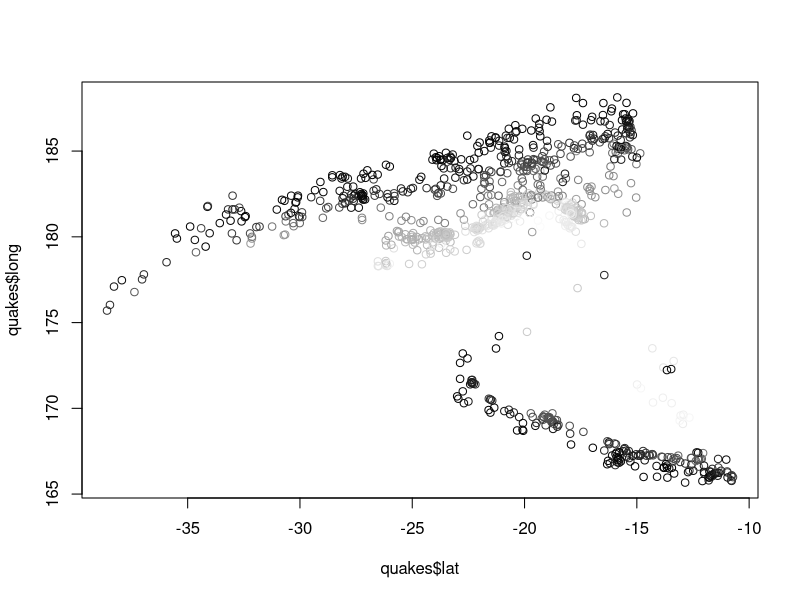
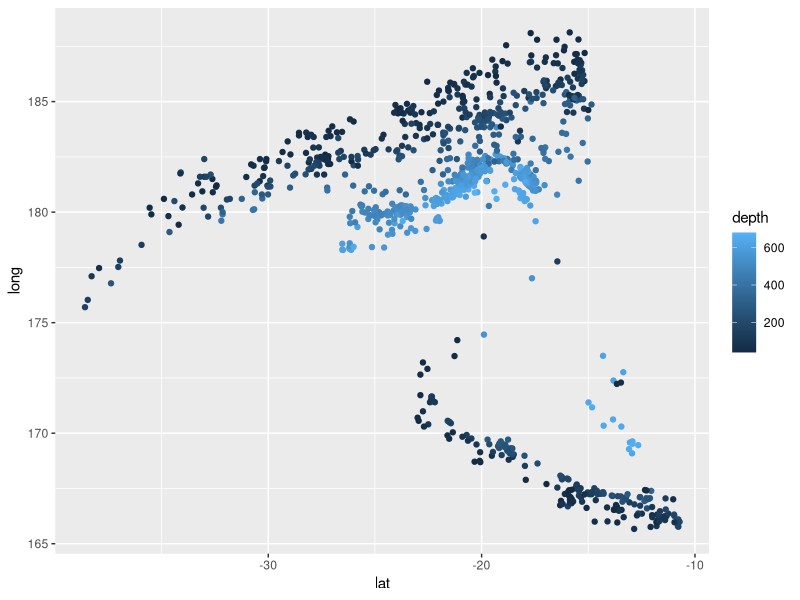
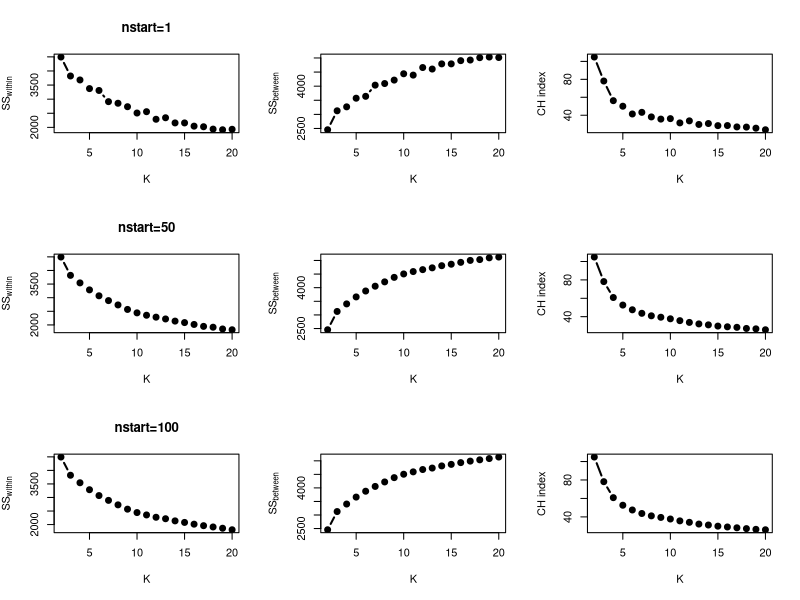
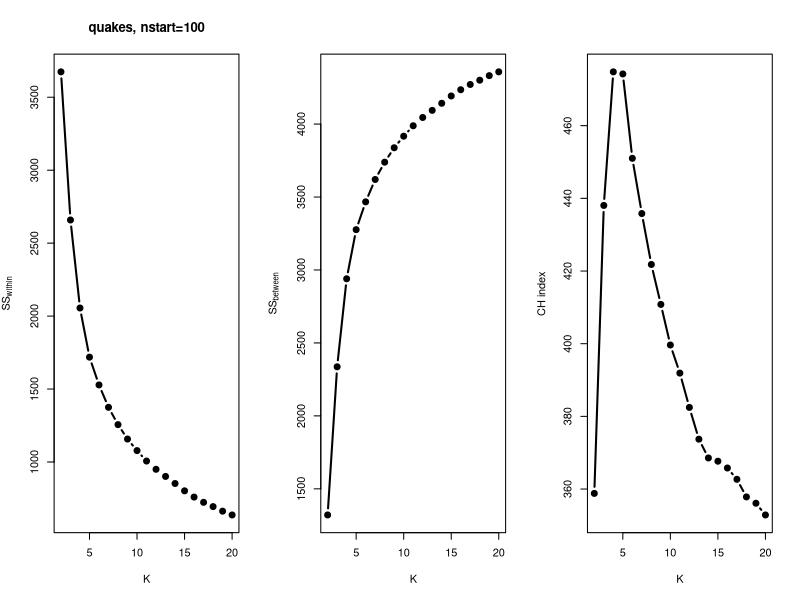
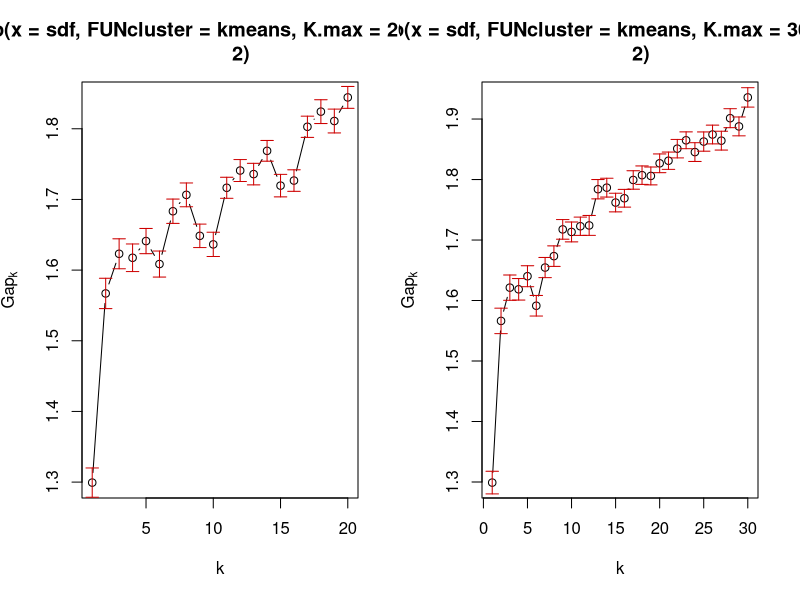
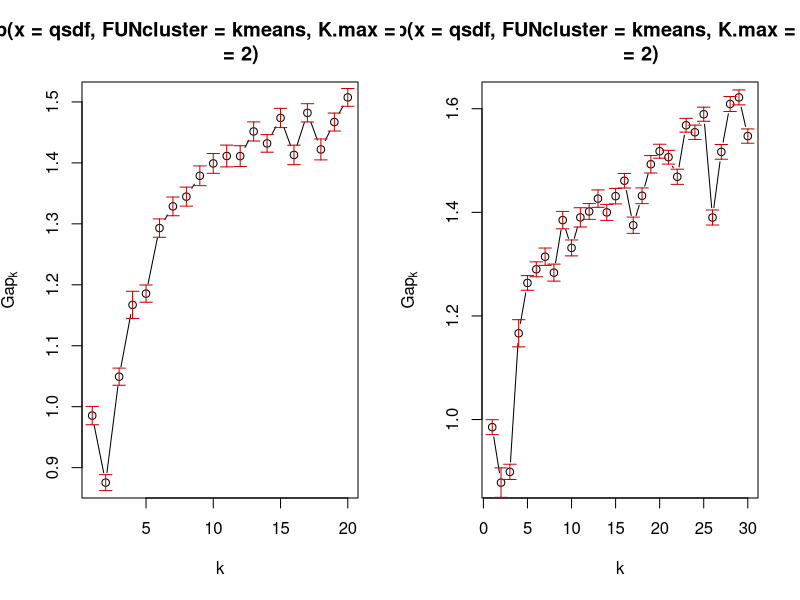
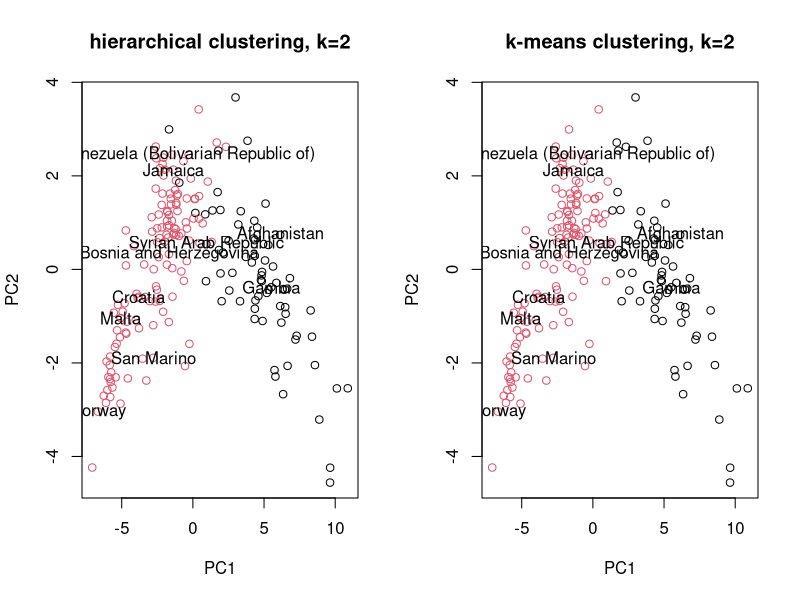
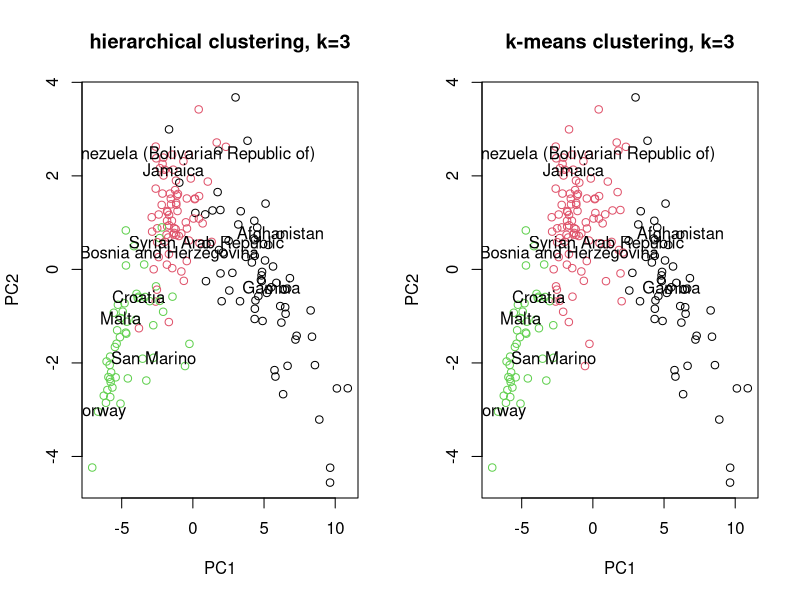

Reproduce these figures in R, in order.
## ---- chunk 1
library(ggplot2)
library(cluster)
knitr::opts_chunk$set(echo = TRUE)
## ---- chunk 2
clr <- gray((quakes$depth-min(quakes$depth))/as.vector(range(quakes$depth)%*%c(-1,1)))
plot(quakes$lat,quakes$long,col=clr)
## ---- chunk 3
ggplot(quakes,aes(x=lat,y=long,colour=depth))+geom_point()
## ---- chunk 4
head(quakes)
## ---- chunk 5
#read and preview data
df = read.delim("whs2018_AnnexB-subset-wo-NAs.txt", header = TRUE, sep = "\t")
head(df)
#scale data
sdf = data.frame(scale(df))
head(sdf)
## ---- chunk 6
#double check scale
test = df$TotalPopulation
((test - mean(test))/sd(test))[1:6]
## ---- chunk 7
#mean(sdf)
#sd(sdf)
min(sdf)
max(sdf)
## ---- chunk 8
op=par(mfrow=c(3,3))

#CH Index
chidx=numeric(20)
w=numeric(20)
b=numeric(20)
for ( k in 2:20 ) {
  kf=kmeans(sdf, k,nstart =1)
  chidx[k] = (kf$betweenss /(k - 1))/(kf$tot.withinss/(nrow(df) - k))
  w[k]=kf$tot.withinss
  b[k]=kf$betweenss
}
plot(2:20,w[-1],type="b",lwd=2,pch=19,xlab="K", ylab=expression(SS[within]),main="nstart=1")
plot(2:20,b[-1],type="b", lwd =2, pch =19, xlab ="K", ylab=expression(SS[between]))
plot(2:20,chidx[-1],type="b", lwd =2, pch =19, xlab ="K",ylab="CH index")

#CH Index
chidx=numeric(20)
w=numeric(20)
b=numeric(20)
for ( k in 2:20 ) {
  kf=kmeans(sdf, k,nstart =50)
  chidx[k] = (kf$betweenss /(k - 1))/(kf$tot.withinss/(nrow(df) - k))
  w[k]=kf$tot.withinss
  b[k]=kf$betweenss
}
plot(2:20,w[-1],type="b",lwd=2,pch=19,xlab="K", ylab=expression(SS[within]),main="nstart=50")
plot(2:20,b[-1],type="b", lwd =2, pch =19, xlab ="K", ylab=expression(SS[between]))
plot(2:20,chidx[-1],type="b", lwd =2, pch =19, xlab ="K",ylab="CH index")

#CH Index
chidx=numeric(20)
w=numeric(20)
b=numeric(20)
for ( k in 2:20 ) {
  kf=kmeans(sdf, k,nstart =100)
  chidx[k] = (kf$betweenss /(k - 1))/(kf$tot.withinss/(nrow(df) - k))
  w[k]=kf$tot.withinss
  b[k]=kf$betweenss
}
plot(2:20,w[-1],type="b",lwd=2,pch=19,xlab="K", ylab=expression(SS[within]),main="nstart=100")
plot(2:20,b[-1],type="b", lwd =2, pch =19, xlab ="K", ylab=expression(SS[between]))
plot(2:20,chidx[-1],type="b", lwd =2, pch =19, xlab ="K",ylab="CH index")

par(op)
## ---- chunk 9
#quakes data
op=par(mfrow=c(1,3))
#CH Index
qsdf = data.frame(scale(quakes))
chidx=numeric(20)
w=numeric(20)
b=numeric(20)
for ( k in 2:20 ) {
  kf=kmeans(qsdf, k,nstart =100)
  chidx[k] = (kf$betweenss /(k - 1))/(kf$tot.withinss/(nrow(qsdf) - k))
  w[k]=kf$tot.withinss
  b[k]=kf$betweenss
}
plot(2:20,w[-1],type="b",lwd=2,pch=19,xlab="K", ylab=expression(SS[within]),main="quakes, nstart=100")
plot(2:20,b[-1],type="b", lwd =2, pch =19, xlab ="K", ylab=expression(SS[between]))
plot(2:20,chidx[-1],type="b", lwd =2, pch =19, xlab ="K",ylab="CH index")
par(op)
## ---- chunk 10
op=par(mfrow=c(1,2))
plot(clusGap(sdf,kmeans,20,d.power=2))
plot(clusGap(sdf,kmeans,30,d.power=2))
par(op)
## ---- chunk 11
op=par(mfrow=c(1,2))
plot(clusGap(qsdf,kmeans,20,d.power=2))
plot(clusGap(qsdf,kmeans,30,d.power=2))
par(op)
## ---- chunk 12
matrix.sort = function(m) {
  require(clue)
  p = solve_LSAP(m, maximum=T) # find the permutation
  m[, p] # and apply it
}

con.table = function(df,kay,s){
  set.seed(s)
  
  p = prcomp(df,scale=FALSE,retx=TRUE)
  h = hclust(dist(df),method="ward.D")
  c = cutree(h,k=kay)
  k = kmeans(df,kay,nstart=100)
  
  labels = p$x[seq(1, nrow(p$x), 21),1:2]
  
  plot(p$x[,1:2],col=c,main=paste("hierarchical clustering, k=",kay,sep = ""))
  text(labels[,1],labels[,2],row.names(labels))
  
  plot(p$x[,1:2],col=k$cluster,main=paste("k-means clustering, k=",kay,sep = ""))
  text(labels[,1],labels[,2],row.names(labels))
  
  hv=c
  kv=k$cluster
  matrix.sort(table(K.MEANS=kv,H.CLUSTER=hv))
}
## ---- chunk 13
op=par(mfrow=c(1,2))
con.table(sdf,2,2)
par(op)
## ---- chunk 14
op=par(mfrow=c(1,2))
con.table(sdf,3,8)
par(op)
## ---- chunk 15
op=par(mfrow=c(1,2))
con.table(sdf,4,4)
par(op)
## ---- chunk 16
op=par(mfrow=c(1,2))
con.table(qsdf,2,1)
par(op)
## ---- chunk 17
op=par(mfrow=c(1,2))
con.table(qsdf,3,1)
par(op)
## ---- chunk 18
op=par(mfrow=c(1,2))
con.table(qsdf,4,1)
par(op)
## ---- chunk 19
within=function(d,clust){
  w=numeric(length(unique(clust)))
  for ( i in sort(unique( clust )) ) {
    members = d[clust==i,,drop=F]
    centroid = apply(members,2,mean)
    members.diff = sweep(members,2,centroid)
    w[i] = sum(members.diff^2)
    }
return(w)
}

between=function(d,clust){
  b=0
  total.mean= apply(d,2,mean)
  for (i in sort(unique( clust )) ){
    members = d[clust==i,,drop=F]
    centroid = apply(members,2,mean)
    b = b + nrow (members)*sum( (centroid-total.mean )^2)
  }
return(b)
}
## ---- chunk 20
op=par(mfrow=c(1,3))
dd=dist(sdf)
hw=hclust(dd,method="ward.D2")
w.tot=numeric(19)
btw=numeric(19)
for ( k in 2:20 ) {
  clust = cutree (hw,k=k)
  w = within(sdf,clust)
  w.tot[k-1]=sum(w)
  btw[k-1] = between(sdf,clust)
}
plot(2:20,w.tot,pch=19,type="b",xlab="k")
plot(2:20,btw,pch=19,type="b",xlab="k")
plot(2:20,(btw/(1:19))/(w.tot/(nrow(sdf)-2:20)),pch=19,type="b",xlab="k")
par(op)
## ---- chunk 21
op=par(mfrow=c(1,3))
dd=dist(qsdf)
hw=hclust(dd,method="ward.D2")
w.tot=numeric(19)
btw=numeric(19)
for ( k in 2:20 ) {
  clust = cutree (hw,k=k)
  w = within(qsdf,clust)
  w.tot[k-1]=sum(w)
  btw[k-1] = between(qsdf,clust)
}
plot(2:20,w.tot,pch=19,type="b",xlab="k")
plot(2:20,btw,pch=19,type="b",xlab="k")
plot(2:20,(btw/(1:19))/(w.tot/(nrow(qsdf)-2:20)),pch=19,type="b",xlab="k")
par(op)
## ---- chunk 22
dd=dist(sdf)
hw=hclust(dd,method="ward.D2")
ori.heights = hw$height
rnd.heights = numeric()
for ( i.sim in 1:100 ) {
  data.rnd = apply(sdf,2,sample)
  hw.rnd = hclust(dist(data.rnd),method="ward.D2")
  rnd.heights=c(rnd.heights,hw.rnd$height)
}
## ---- chunk 23
plot(ori.heights,(rank(ori.heights)/length(ori.heights)),col="red",xlab="height",ylab="F(height)",pch=19)
points(rnd.heights,(rank(rnd.heights)/length(rnd.heights)),col="blue")
legend("bottomright", legend=c("original", "randomized"),col=c("red", "blue"), lty=c(1,1), cex=0.8)
## ---- chunk 24
#library("pvclust")
#result = parPvclust(data=t(sdf))
#plot(result)
#pvrect(result, alpha=0.95)
## ---- chunk 25
op=par(mfrow=c(1,2))
plot(hw,cex=0.1,main="original")

data.rnd = data.frame(apply(sdf,2,sample))
hw.rnd = hclust(dist(data.rnd),method="ward.D2")
plot(hw.rnd,cex=0.1,main="randomized")
par(op)
## ---- chunk 26
op=par(mfrow=c(1,2))
p = prcomp(sdf,scale=FALSE,retx=TRUE)
plot(p$x[,1:2],main="original")
pr = prcomp(data.rnd,scale=FALSE,retx=TRUE)
plot(pr$x[,1:2],main="randomized")
par(op)
## ---- chunk 27
dd=dist(qsdf)
hw=hclust(dd,method="ward.D2")
ori.heights = hw$height
rnd.heights = numeric()
for ( i.sim in 1:100 ) {
  data.rnd = apply(qsdf,2,sample)
  hw.rnd = hclust(dist(data.rnd),method="ward.D2")
  rnd.heights=c(rnd.heights,hw.rnd$height)
}
## ---- chunk 28
plot(ori.heights,(rank(ori.heights)/length(ori.heights)),col="red",xlab="height",ylab="F(height)",pch=19)
points(rnd.heights,(rank(rnd.heights)/length(rnd.heights)),col="blue")
legend("bottomright", legend=c("original", "randomized"),col=c("red", "blue"), lty=c(1,1), cex=0.8)
## ---- chunk 29
op=par(mfrow=c(1,2))
plot(hw,cex=0.1,main="original")

data.rnd = data.frame(apply(qsdf,2,sample))
hw.rnd = hclust(dist(data.rnd),method="ward.D2")
plot(hw.rnd,cex=0.1,main="randomized")
par(op)
## ---- chunk 30
op=par(mfrow=c(1,2))
p = prcomp(qsdf,scale=FALSE,retx=TRUE)
plot(p$x[,1:2],main="original")
pr = prcomp(data.rnd,scale=FALSE,retx=TRUE)
plot(pr$x[,1:2],main="randomized")
par(op)
